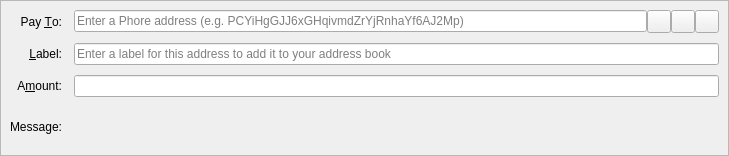
<?xml version="1.0" encoding="UTF-8"?>
<ui version="4.0">
 <class>SendCoinsEntry</class>
 <widget class="QStackedWidget" name="SendCoinsEntry">
  <property name="geometry">
   <rect>
    <x>0</x>
    <y>0</y>
    <width>729</width>
    <height>156</height>
   </rect>
  </property>
  <property name="focusPolicy">
   <enum>Qt::TabFocus</enum>
  </property>
  <property name="autoFillBackground">
   <bool>false</bool>
  </property>
  <widget class="QFrame" name="SendCoins">
   <property name="toolTip">
    <string>This is a normal payment.</string>
   </property>
   <property name="frameShape">
    <enum>QFrame::StyledPanel</enum>
   </property>
   <property name="frameShadow">
    <enum>QFrame::Sunken</enum>
   </property>
   <layout class="QGridLayout" name="gridLayout">
    <property name="horizontalSpacing">
     <number>12</number>
    </property>
    <property name="verticalSpacing">
     <number>10</number>
    </property>
    <item row="0" column="0">
     <widget class="QLabel" name="payToLabel">
      <property name="text">
       <string>Pay &amp;To:</string>
      </property>
      <property name="alignment">
       <set>Qt::AlignRight|Qt::AlignTrailing|Qt::AlignVCenter</set>
      </property>
      <property name="buddy">
       <cstring>payTo</cstring>
      </property>
     </widget>
    </item>
    <item row="0" column="1">
     <layout class="QHBoxLayout" name="payToLayout">
      <property name="spacing">
       <number>0</number>
      </property>
      <item>
       <widget class="QValidatedLineEdit" name="payTo">
        <property name="toolTip">
         <string>The Phore address to send the payment to</string>
        </property>
        <property name="inputMask">
         <string/>
        </property>
        <property name="placeholderText">
         <string>Enter a Phore address (e.g. PCYiHgGJJ6xGHqivmdZrYjRnhaYf6AJ2Mp)</string>
        </property>
       </widget>
      </item>
      <item>
       <widget class="QToolButton" name="addressBookButton">
        <property name="toolTip">
         <string>Choose previously used address</string>
        </property>
        <property name="text">
         <string/>
        </property>
        <property name="icon">
         <iconset resource="../digitalrupees.qrc">
          <normaloff>:/icons/address-book</normaloff>:/icons/address-book</iconset>
        </property>
        <property name="iconSize">
         <size>
          <width>16</width>
          <height>16</height>
         </size>
        </property>
        <property name="shortcut">
         <string>Alt+A</string>
        </property>
       </widget>
      </item>
      <item>
       <widget class="QToolButton" name="pasteButton">
        <property name="toolTip">
         <string>Paste address from clipboard</string>
        </property>
        <property name="text">
         <string/>
        </property>
        <property name="icon">
         <iconset resource="../digitalrupees.qrc">
          <normaloff>:/icons/editpaste</normaloff>:/icons/editpaste</iconset>
        </property>
        <property name="shortcut">
         <string>Alt+P</string>
        </property>
       </widget>
      </item>
      <item>
       <widget class="QToolButton" name="deleteButton">
        <property name="toolTip">
         <string>Remove this entry</string>
        </property>
        <property name="text">
         <string/>
        </property>
        <property name="icon">
         <iconset resource="../digitalrupees.qrc">
          <normaloff>:/icons/remove</normaloff>:/icons/remove</iconset>
        </property>
       </widget>
      </item>
     </layout>
    </item>
    <item row="1" column="0">
     <widget class="QLabel" name="labelLabel">
      <property name="text">
       <string>&amp;Label:</string>
      </property>
      <property name="alignment">
       <set>Qt::AlignRight|Qt::AlignTrailing|Qt::AlignVCenter</set>
      </property>
      <property name="buddy">
       <cstring>addAsLabel</cstring>
      </property>
     </widget>
    </item>
    <item row="1" column="1">
     <widget class="QLineEdit" name="addAsLabel">
      <property name="toolTip">
       <string>Enter a label for this address to add it to the list of used addresses</string>
      </property>
      <property name="inputMask">
       <string/>
      </property>
      <property name="placeholderText">
       <string>Enter a label for this address to add it to your address book</string>
      </property>
     </widget>
    </item>
    <item row="2" column="0">
     <widget class="QLabel" name="amountLabel">
      <property name="text">
       <string>A&amp;mount:</string>
      </property>
      <property name="alignment">
       <set>Qt::AlignRight|Qt::AlignTrailing|Qt::AlignVCenter</set>
      </property>
      <property name="buddy">
       <cstring>payAmount</cstring>
      </property>
     </widget>
    </item>
    <item row="2" column="1">
     <widget class="BitcoinAmountField" name="payAmount"/>
    </item>
    <item row="3" column="0">
     <widget class="QLabel" name="messageLabel">
      <property name="text">
       <string>Message:</string>
      </property>
      <property name="alignment">
       <set>Qt::AlignRight|Qt::AlignTrailing|Qt::AlignVCenter</set>
      </property>
     </widget>
    </item>
    <item row="3" column="1">
     <widget class="QLabel" name="messageTextLabel">
      <property name="toolTip">
       <string>A message that was attached to the Phore: URI which will be stored with the transaction for your reference. Note: This message will not be sent over the Phore network.</string>
      </property>
      <property name="textFormat">
       <enum>Qt::PlainText</enum>
      </property>
     </widget>
    </item>
   </layout>
  </widget>
  <widget class="QFrame" name="SendCoins_InsecurePaymentRequest">
   <property name="palette">
    <palette>
     <active>
      <colorrole role="WindowText">
       <brush brushstyle="SolidPattern">
        <color alpha="255">
         <red>0</red>
         <green>0</green>
         <blue>0</blue>
        </color>
       </brush>
      </colorrole>
      <colorrole role="Button">
       <brush brushstyle="SolidPattern">
        <color alpha="255">
         <red>255</red>
         <green>255</green>
         <blue>127</blue>
        </color>
       </brush>
      </colorrole>
      <colorrole role="Light">
       <brush brushstyle="SolidPattern">
        <color alpha="255">
         <red>255</red>
         <green>255</green>
         <blue>255</blue>
        </color>
       </brush>
      </colorrole>
      <colorrole role="Midlight">
       <brush brushstyle="SolidPattern">
        <color alpha="255">
         <red>255</red>
         <green>255</green>
         <blue>191</blue>
        </color>
       </brush>
      </colorrole>
      <colorrole role="Dark">
       <brush brushstyle="SolidPattern">
        <color alpha="255">
         <red>127</red>
         <green>127</green>
         <blue>63</blue>
        </color>
       </brush>
      </colorrole>
      <colorrole role="Mid">
       <brush brushstyle="SolidPattern">
        <color alpha="255">
         <red>170</red>
         <green>170</green>
         <blue>84</blue>
        </color>
       </brush>
      </colorrole>
      <colorrole role="Text">
       <brush brushstyle="SolidPattern">
        <color alpha="255">
         <red>0</red>
         <green>0</green>
         <blue>0</blue>
        </color>
       </brush>
      </colorrole>
      <colorrole role="BrightText">
       <brush brushstyle="SolidPattern">
        <color alpha="255">
         <red>255</red>
         <green>255</green>
         <blue>255</blue>
        </color>
       </brush>
      </colorrole>
      <colorrole role="ButtonText">
       <brush brushstyle="SolidPattern">
        <color alpha="255">
         <red>0</red>
         <green>0</green>
         <blue>0</blue>
        </color>
       </brush>
      </colorrole>
      <colorrole role="Base">
       <brush brushstyle="SolidPattern">
        <color alpha="255">
         <red>255</red>
         <green>255</green>
         <blue>255</blue>
        </color>
       </brush>
      </colorrole>
      <colorrole role="Window">
       <brush brushstyle="SolidPattern">
        <color alpha="255">
         <red>255</red>
         <green>255</green>
         <blue>127</blue>
        </color>
       </brush>
      </colorrole>
      <colorrole role="Shadow">
       <brush brushstyle="SolidPattern">
        <color alpha="255">
         <red>0</red>
         <green>0</green>
         <blue>0</blue>
        </color>
       </brush>
      </colorrole>
      <colorrole role="AlternateBase">
       <brush brushstyle="SolidPattern">
        <color alpha="255">
         <red>255</red>
         <green>255</green>
         <blue>191</blue>
        </color>
       </brush>
      </colorrole>
      <colorrole role="ToolTipBase">
       <brush brushstyle="SolidPattern">
        <color alpha="255">
         <red>255</red>
         <green>255</green>
         <blue>220</blue>
        </color>
       </brush>
      </colorrole>
      <colorrole role="ToolTipText">
       <brush brushstyle="SolidPattern">
        <color alpha="255">
         <red>0</red>
         <green>0</green>
         <blue>0</blue>
        </color>
       </brush>
      </colorrole>
     </active>
     <inactive>
      <colorrole role="WindowText">
       <brush brushstyle="SolidPattern">
        <color alpha="255">
         <red>0</red>
         <green>0</green>
         <blue>0</blue>
        </color>
       </brush>
      </colorrole>
      <colorrole role="Button">
       <brush brushstyle="SolidPattern">
        <color alpha="255">
         <red>255</red>
         <green>255</green>
         <blue>127</blue>
        </color>
       </brush>
      </colorrole>
      <colorrole role="Light">
       <brush brushstyle="SolidPattern">
        <color alpha="255">
         <red>255</red>
         <green>255</green>
         <blue>255</blue>
        </color>
       </brush>
      </colorrole>
      <colorrole role="Midlight">
       <brush brushstyle="SolidPattern">
        <color alpha="255">
         <red>255</red>
         <green>255</green>
         <blue>191</blue>
        </color>
       </brush>
      </colorrole>
      <colorrole role="Dark">
       <brush brushstyle="SolidPattern">
        <color alpha="255">
         <red>127</red>
         <green>127</green>
         <blue>63</blue>
        </color>
       </brush>
      </colorrole>
      <colorrole role="Mid">
       <brush brushstyle="SolidPattern">
        <color alpha="255">
         <red>170</red>
         <green>170</green>
         <blue>84</blue>
        </color>
       </brush>
      </colorrole>
      <colorrole role="Text">
       <brush brushstyle="SolidPattern">
        <color alpha="255">
         <red>0</red>
         <green>0</green>
         <blue>0</blue>
        </color>
       </brush>
      </colorrole>
      <colorrole role="BrightText">
       <brush brushstyle="SolidPattern">
        <color alpha="255">
         <red>255</red>
         <green>255</green>
         <blue>255</blue>
        </color>
       </brush>
      </colorrole>
      <colorrole role="ButtonText">
       <brush brushstyle="SolidPattern">
        <color alpha="255">
         <red>0</red>
         <green>0</green>
         <blue>0</blue>
        </color>
       </brush>
      </colorrole>
      <colorrole role="Base">
       <brush brushstyle="SolidPattern">
        <color alpha="255">
         <red>255</red>
         <green>255</green>
         <blue>255</blue>
        </color>
       </brush>
      </colorrole>
      <colorrole role="Window">
       <brush brushstyle="SolidPattern">
        <color alpha="255">
         <red>255</red>
         <green>255</green>
         <blue>127</blue>
        </color>
       </brush>
      </colorrole>
      <colorrole role="Shadow">
       <brush brushstyle="SolidPattern">
        <color alpha="255">
         <red>0</red>
         <green>0</green>
         <blue>0</blue>
        </color>
       </brush>
      </colorrole>
      <colorrole role="AlternateBase">
       <brush brushstyle="SolidPattern">
        <color alpha="255">
         <red>255</red>
         <green>255</green>
         <blue>191</blue>
        </color>
       </brush>
      </colorrole>
      <colorrole role="ToolTipBase">
       <brush brushstyle="SolidPattern">
        <color alpha="255">
         <red>255</red>
         <green>255</green>
         <blue>220</blue>
        </color>
       </brush>
      </colorrole>
      <colorrole role="ToolTipText">
       <brush brushstyle="SolidPattern">
        <color alpha="255">
         <red>0</red>
         <green>0</green>
         <blue>0</blue>
        </color>
       </brush>
      </colorrole>
     </inactive>
     <disabled>
      <colorrole role="WindowText">
       <brush brushstyle="SolidPattern">
        <color alpha="255">
         <red>127</red>
         <green>127</green>
         <blue>63</blue>
        </color>
       </brush>
      </colorrole>
      <colorrole role="Button">
       <brush brushstyle="SolidPattern">
        <color alpha="255">
         <red>255</red>
         <green>255</green>
         <blue>127</blue>
        </color>
       </brush>
      </colorrole>
      <colorrole role="Light">
       <brush brushstyle="SolidPattern">
        <color alpha="255">
         <red>255</red>
         <green>255</green>
         <blue>255</blue>
        </color>
       </brush>
      </colorrole>
      <colorrole role="Midlight">
       <brush brushstyle="SolidPattern">
        <color alpha="255">
         <red>255</red>
         <green>255</green>
         <blue>191</blue>
        </color>
       </brush>
      </colorrole>
      <colorrole role="Dark">
       <brush brushstyle="SolidPattern">
        <color alpha="255">
         <red>127</red>
         <green>127</green>
         <blue>63</blue>
        </color>
       </brush>
      </colorrole>
      <colorrole role="Mid">
       <brush brushstyle="SolidPattern">
        <color alpha="255">
         <red>170</red>
         <green>170</green>
         <blue>84</blue>
        </color>
       </brush>
      </colorrole>
      <colorrole role="Text">
       <brush brushstyle="SolidPattern">
        <color alpha="255">
         <red>127</red>
         <green>127</green>
         <blue>63</blue>
        </color>
       </brush>
      </colorrole>
      <colorrole role="BrightText">
       <brush brushstyle="SolidPattern">
        <color alpha="255">
         <red>255</red>
         <green>255</green>
         <blue>255</blue>
        </color>
       </brush>
      </colorrole>
      <colorrole role="ButtonText">
       <brush brushstyle="SolidPattern">
        <color alpha="255">
         <red>127</red>
         <green>127</green>
         <blue>63</blue>
        </color>
       </brush>
      </colorrole>
      <colorrole role="Base">
       <brush brushstyle="SolidPattern">
        <color alpha="255">
         <red>255</red>
         <green>255</green>
         <blue>127</blue>
        </color>
       </brush>
      </colorrole>
      <colorrole role="Window">
       <brush brushstyle="SolidPattern">
        <color alpha="255">
         <red>255</red>
         <green>255</green>
         <blue>127</blue>
        </color>
       </brush>
      </colorrole>
      <colorrole role="Shadow">
       <brush brushstyle="SolidPattern">
        <color alpha="255">
         <red>0</red>
         <green>0</green>
         <blue>0</blue>
        </color>
       </brush>
      </colorrole>
      <colorrole role="AlternateBase">
       <brush brushstyle="SolidPattern">
        <color alpha="255">
         <red>255</red>
         <green>255</green>
         <blue>127</blue>
        </color>
       </brush>
      </colorrole>
      <colorrole role="ToolTipBase">
       <brush brushstyle="SolidPattern">
        <color alpha="255">
         <red>255</red>
         <green>255</green>
         <blue>220</blue>
        </color>
       </brush>
      </colorrole>
      <colorrole role="ToolTipText">
       <brush brushstyle="SolidPattern">
        <color alpha="255">
         <red>0</red>
         <green>0</green>
         <blue>0</blue>
        </color>
       </brush>
      </colorrole>
     </disabled>
    </palette>
   </property>
   <property name="toolTip">
    <string>This is an unverified payment request.</string>
   </property>
   <property name="autoFillBackground">
    <bool>true</bool>
   </property>
   <property name="frameShape">
    <enum>QFrame::StyledPanel</enum>
   </property>
   <property name="frameShadow">
    <enum>QFrame::Sunken</enum>
   </property>
   <layout class="QGridLayout" name="gridLayout_is">
    <property name="spacing">
     <number>12</number>
    </property>
    <item row="0" column="0">
     <widget class="QLabel" name="payToLabel_is">
      <property name="text">
       <string>Pay To:</string>
      </property>
      <property name="alignment">
       <set>Qt::AlignRight|Qt::AlignTrailing|Qt::AlignVCenter</set>
      </property>
     </widget>
    </item>
    <item row="0" column="1">
     <layout class="QHBoxLayout" name="payToLayout_is">
      <property name="spacing">
       <number>0</number>
      </property>
      <item>
       <widget class="QLabel" name="payTo_is"/>
      </item>
      <item>
       <widget class="QToolButton" name="deleteButton_is">
        <property name="toolTip">
         <string>Remove this entry</string>
        </property>
        <property name="text">
         <string/>
        </property>
        <property name="icon">
         <iconset resource="../digitalrupees.qrc">
          <normaloff>:/icons/remove</normaloff>:/icons/remove</iconset>
        </property>
       </widget>
      </item>
     </layout>
    </item>
    <item row="1" column="0">
     <widget class="QLabel" name="memoLabel_is">
      <property name="text">
       <string>Memo:</string>
      </property>
      <property name="alignment">
       <set>Qt::AlignRight|Qt::AlignTrailing|Qt::AlignVCenter</set>
      </property>
     </widget>
    </item>
    <item row="1" column="1">
     <widget class="QLabel" name="memoTextLabel_is">
      <property name="textFormat">
       <enum>Qt::PlainText</enum>
      </property>
     </widget>
    </item>
    <item row="2" column="0">
     <widget class="QLabel" name="amountLabel_is">
      <property name="text">
       <string>A&amp;mount:</string>
      </property>
      <property name="alignment">
       <set>Qt::AlignRight|Qt::AlignTrailing|Qt::AlignVCenter</set>
      </property>
      <property name="buddy">
       <cstring>payAmount_is</cstring>
      </property>
     </widget>
    </item>
    <item row="2" column="1">
     <widget class="BitcoinAmountField" name="payAmount_is">
      <property name="acceptDrops">
       <bool>false</bool>
      </property>
     </widget>
    </item>
   </layout>
  </widget>
  <widget class="QFrame" name="SendCoins_SecurePaymentRequest">
   <property name="palette">
    <palette>
     <active>
      <colorrole role="WindowText">
       <brush brushstyle="SolidPattern">
        <color alpha="255">
         <red>0</red>
         <green>0</green>
         <blue>0</blue>
        </color>
       </brush>
      </colorrole>
      <colorrole role="Button">
       <brush brushstyle="SolidPattern">
        <color alpha="255">
         <red>140</red>
         <green>232</green>
         <blue>119</blue>
        </color>
       </brush>
      </colorrole>
      <colorrole role="Light">
       <brush brushstyle="SolidPattern">
        <color alpha="255">
         <red>230</red>
         <green>255</green>
         <blue>224</blue>
        </color>
       </brush>
      </colorrole>
      <colorrole role="Midlight">
       <brush brushstyle="SolidPattern">
        <color alpha="255">
         <red>185</red>
         <green>243</green>
         <blue>171</blue>
        </color>
       </brush>
      </colorrole>
      <colorrole role="Dark">
       <brush brushstyle="SolidPattern">
        <color alpha="255">
         <red>70</red>
         <green>116</green>
         <blue>59</blue>
        </color>
       </brush>
      </colorrole>
      <colorrole role="Mid">
       <brush brushstyle="SolidPattern">
        <color alpha="255">
         <red>93</red>
         <green>155</green>
         <blue>79</blue>
        </color>
       </brush>
      </colorrole>
      <colorrole role="Text">
       <brush brushstyle="SolidPattern">
        <color alpha="255">
         <red>0</red>
         <green>0</green>
         <blue>0</blue>
        </color>
       </brush>
      </colorrole>
      <colorrole role="BrightText">
       <brush brushstyle="SolidPattern">
        <color alpha="255">
         <red>155</red>
         <green>255</green>
         <blue>147</blue>
        </color>
       </brush>
      </colorrole>
      <colorrole role="ButtonText">
       <brush brushstyle="SolidPattern">
        <color alpha="255">
         <red>0</red>
         <green>0</green>
         <blue>0</blue>
        </color>
       </brush>
      </colorrole>
      <colorrole role="Base">
       <brush brushstyle="SolidPattern">
        <color alpha="255">
         <red>119</red>
         <green>255</green>
         <blue>233</blue>
        </color>
       </brush>
      </colorrole>
      <colorrole role="Window">
       <brush brushstyle="SolidPattern">
        <color alpha="255">
         <red>140</red>
         <green>232</green>
         <blue>119</blue>
        </color>
       </brush>
      </colorrole>
      <colorrole role="Shadow">
       <brush brushstyle="SolidPattern">
        <color alpha="255">
         <red>0</red>
         <green>0</green>
         <blue>0</blue>
        </color>
       </brush>
      </colorrole>
      <colorrole role="AlternateBase">
       <brush brushstyle="SolidPattern">
        <color alpha="255">
         <red>197</red>
         <green>243</green>
         <blue>187</blue>
        </color>
       </brush>
      </colorrole>
      <colorrole role="NoRole">
       <brush brushstyle="SolidPattern">
        <color alpha="255">
         <red>125</red>
         <green>194</green>
         <blue>122</blue>
        </color>
       </brush>
      </colorrole>
      <colorrole role="ToolTipBase">
       <brush brushstyle="SolidPattern">
        <color alpha="255">
         <red>255</red>
         <green>255</green>
         <blue>220</blue>
        </color>
       </brush>
      </colorrole>
      <colorrole role="ToolTipText">
       <brush brushstyle="SolidPattern">
        <color alpha="255">
         <red>0</red>
         <green>0</green>
         <blue>0</blue>
        </color>
       </brush>
      </colorrole>
     </active>
     <inactive>
      <colorrole role="WindowText">
       <brush brushstyle="SolidPattern">
        <color alpha="255">
         <red>0</red>
         <green>0</green>
         <blue>0</blue>
        </color>
       </brush>
      </colorrole>
      <colorrole role="Button">
       <brush brushstyle="SolidPattern">
        <color alpha="255">
         <red>140</red>
         <green>232</green>
         <blue>119</blue>
        </color>
       </brush>
      </colorrole>
      <colorrole role="Light">
       <brush brushstyle="SolidPattern">
        <color alpha="255">
         <red>230</red>
         <green>255</green>
         <blue>224</blue>
        </color>
       </brush>
      </colorrole>
      <colorrole role="Midlight">
       <brush brushstyle="SolidPattern">
        <color alpha="255">
         <red>185</red>
         <green>243</green>
         <blue>171</blue>
        </color>
       </brush>
      </colorrole>
      <colorrole role="Dark">
       <brush brushstyle="SolidPattern">
        <color alpha="255">
         <red>70</red>
         <green>116</green>
         <blue>59</blue>
        </color>
       </brush>
      </colorrole>
      <colorrole role="Mid">
       <brush brushstyle="SolidPattern">
        <color alpha="255">
         <red>93</red>
         <green>155</green>
         <blue>79</blue>
        </color>
       </brush>
      </colorrole>
      <colorrole role="Text">
       <brush brushstyle="SolidPattern">
        <color alpha="255">
         <red>0</red>
         <green>0</green>
         <blue>0</blue>
        </color>
       </brush>
      </colorrole>
      <colorrole role="BrightText">
       <brush brushstyle="SolidPattern">
        <color alpha="255">
         <red>155</red>
         <green>255</green>
         <blue>147</blue>
        </color>
       </brush>
      </colorrole>
      <colorrole role="ButtonText">
       <brush brushstyle="SolidPattern">
        <color alpha="255">
         <red>0</red>
         <green>0</green>
         <blue>0</blue>
        </color>
       </brush>
      </colorrole>
      <colorrole role="Base">
       <brush brushstyle="SolidPattern">
        <color alpha="255">
         <red>119</red>
         <green>255</green>
         <blue>233</blue>
        </color>
       </brush>
      </colorrole>
      <colorrole role="Window">
       <brush brushstyle="SolidPattern">
        <color alpha="255">
         <red>140</red>
         <green>232</green>
         <blue>119</blue>
        </color>
       </brush>
      </colorrole>
      <colorrole role="Shadow">
       <brush brushstyle="SolidPattern">
        <color alpha="255">
         <red>0</red>
         <green>0</green>
         <blue>0</blue>
        </color>
       </brush>
      </colorrole>
      <colorrole role="AlternateBase">
       <brush brushstyle="SolidPattern">
        <color alpha="255">
         <red>197</red>
         <green>243</green>
         <blue>187</blue>
        </color>
       </brush>
      </colorrole>
      <colorrole role="NoRole">
       <brush brushstyle="SolidPattern">
        <color alpha="255">
         <red>125</red>
         <green>194</green>
         <blue>122</blue>
        </color>
       </brush>
      </colorrole>
      <colorrole role="ToolTipBase">
       <brush brushstyle="SolidPattern">
        <color alpha="255">
         <red>255</red>
         <green>255</green>
         <blue>220</blue>
        </color>
       </brush>
      </colorrole>
      <colorrole role="ToolTipText">
       <brush brushstyle="SolidPattern">
        <color alpha="255">
         <red>0</red>
         <green>0</green>
         <blue>0</blue>
        </color>
       </brush>
      </colorrole>
     </inactive>
     <disabled>
      <colorrole role="WindowText">
       <brush brushstyle="SolidPattern">
        <color alpha="255">
         <red>70</red>
         <green>116</green>
         <blue>59</blue>
        </color>
       </brush>
      </colorrole>
      <colorrole role="Button">
       <brush brushstyle="SolidPattern">
        <color alpha="255">
         <red>140</red>
         <green>232</green>
         <blue>119</blue>
        </color>
       </brush>
      </colorrole>
      <colorrole role="Light">
       <brush brushstyle="SolidPattern">
        <color alpha="255">
         <red>230</red>
         <green>255</green>
         <blue>224</blue>
        </color>
       </brush>
      </colorrole>
      <colorrole role="Midlight">
       <brush brushstyle="SolidPattern">
        <color alpha="255">
         <red>185</red>
         <green>243</green>
         <blue>171</blue>
        </color>
       </brush>
      </colorrole>
      <colorrole role="Dark">
       <brush brushstyle="SolidPattern">
        <color alpha="255">
         <red>70</red>
         <green>116</green>
         <blue>59</blue>
        </color>
       </brush>
      </colorrole>
      <colorrole role="Mid">
       <brush brushstyle="SolidPattern">
        <color alpha="255">
         <red>93</red>
         <green>155</green>
         <blue>79</blue>
        </color>
       </brush>
      </colorrole>
      <colorrole role="Text">
       <brush brushstyle="SolidPattern">
        <color alpha="255">
         <red>70</red>
         <green>116</green>
         <blue>59</blue>
        </color>
       </brush>
      </colorrole>
      <colorrole role="BrightText">
       <brush brushstyle="SolidPattern">
        <color alpha="255">
         <red>155</red>
         <green>255</green>
         <blue>147</blue>
        </color>
       </brush>
      </colorrole>
      <colorrole role="ButtonText">
       <brush brushstyle="SolidPattern">
        <color alpha="255">
         <red>70</red>
         <green>116</green>
         <blue>59</blue>
        </color>
       </brush>
      </colorrole>
      <colorrole role="Base">
       <brush brushstyle="SolidPattern">
        <color alpha="255">
         <red>140</red>
         <green>232</green>
         <blue>119</blue>
        </color>
       </brush>
      </colorrole>
      <colorrole role="Window">
       <brush brushstyle="SolidPattern">
        <color alpha="255">
         <red>140</red>
         <green>232</green>
         <blue>119</blue>
        </color>
       </brush>
      </colorrole>
      <colorrole role="Shadow">
       <brush brushstyle="SolidPattern">
        <color alpha="255">
         <red>0</red>
         <green>0</green>
         <blue>0</blue>
        </color>
       </brush>
      </colorrole>
      <colorrole role="AlternateBase">
       <brush brushstyle="SolidPattern">
        <color alpha="255">
         <red>140</red>
         <green>232</green>
         <blue>119</blue>
        </color>
       </brush>
      </colorrole>
      <colorrole role="NoRole">
       <brush brushstyle="SolidPattern">
        <color alpha="255">
         <red>125</red>
         <green>194</green>
         <blue>122</blue>
        </color>
       </brush>
      </colorrole>
      <colorrole role="ToolTipBase">
       <brush brushstyle="SolidPattern">
        <color alpha="255">
         <red>255</red>
         <green>255</green>
         <blue>220</blue>
        </color>
       </brush>
      </colorrole>
      <colorrole role="ToolTipText">
       <brush brushstyle="SolidPattern">
        <color alpha="255">
         <red>0</red>
         <green>0</green>
         <blue>0</blue>
        </color>
       </brush>
      </colorrole>
     </disabled>
    </palette>
   </property>
   <property name="toolTip">
    <string>This is a verified payment request.</string>
   </property>
   <property name="autoFillBackground">
    <bool>true</bool>
   </property>
   <property name="frameShape">
    <enum>QFrame::StyledPanel</enum>
   </property>
   <property name="frameShadow">
    <enum>QFrame::Sunken</enum>
   </property>
   <layout class="QGridLayout" name="gridLayout_s">
    <property name="spacing">
     <number>12</number>
    </property>
    <item row="0" column="0">
     <widget class="QLabel" name="payToLabel_s">
      <property name="text">
       <string>Pay To:</string>
      </property>
      <property name="alignment">
       <set>Qt::AlignRight|Qt::AlignTrailing|Qt::AlignVCenter</set>
      </property>
     </widget>
    </item>
    <item row="0" column="1">
     <layout class="QHBoxLayout" name="payToLayout_s">
      <property name="spacing">
       <number>0</number>
      </property>
      <item>
       <widget class="QLabel" name="payTo_s">
        <property name="textFormat">
         <enum>Qt::PlainText</enum>
        </property>
       </widget>
      </item>
      <item>
       <widget class="QToolButton" name="deleteButton_s">
        <property name="toolTip">
         <string>Remove this entry</string>
        </property>
        <property name="text">
         <string/>
        </property>
        <property name="icon">
         <iconset resource="../digitalrupees.qrc">
          <normaloff>:/icons/remove</normaloff>:/icons/remove</iconset>
        </property>
       </widget>
      </item>
     </layout>
    </item>
    <item row="1" column="0">
     <widget class="QLabel" name="memoLabel_s">
      <property name="text">
       <string>Memo:</string>
      </property>
      <property name="alignment">
       <set>Qt::AlignRight|Qt::AlignTrailing|Qt::AlignVCenter</set>
      </property>
     </widget>
    </item>
    <item row="1" column="1">
     <widget class="QLabel" name="memoTextLabel_s">
      <property name="textFormat">
       <enum>Qt::PlainText</enum>
      </property>
     </widget>
    </item>
    <item row="2" column="0">
     <widget class="QLabel" name="amountLabel_s">
      <property name="text">
       <string>A&amp;mount:</string>
      </property>
      <property name="alignment">
       <set>Qt::AlignRight|Qt::AlignTrailing|Qt::AlignVCenter</set>
      </property>
      <property name="buddy">
       <cstring>payAmount_s</cstring>
      </property>
     </widget>
    </item>
    <item row="2" column="1">
     <widget class="BitcoinAmountField" name="payAmount_s">
      <property name="acceptDrops">
       <bool>false</bool>
      </property>
     </widget>
    </item>
   </layout>
  </widget>
 </widget>
 <customwidgets>
  <customwidget>
   <class>QValidatedLineEdit</class>
   <extends>QLineEdit</extends>
   <header>qvalidatedlineedit.h</header>
  </customwidget>
  <customwidget>
   <class>BitcoinAmountField</class>
   <extends>QLineEdit</extends>
   <header>bitcoinamountfield.h</header>
   <container>1</container>
  </customwidget>
 </customwidgets>
 <tabstops>
  <tabstop>payTo</tabstop>
  <tabstop>addressBookButton</tabstop>
  <tabstop>pasteButton</tabstop>
  <tabstop>deleteButton</tabstop>
  <tabstop>addAsLabel</tabstop>
  <tabstop>payAmount</tabstop>
  <tabstop>payAmount_is</tabstop>
  <tabstop>deleteButton_is</tabstop>
  <tabstop>payAmount_s</tabstop>
  <tabstop>deleteButton_s</tabstop>
 </tabstops>
 <resources>
  <include location="../digitalrupees.qrc"/>
 </resources>
 <connections/>
</ui>
